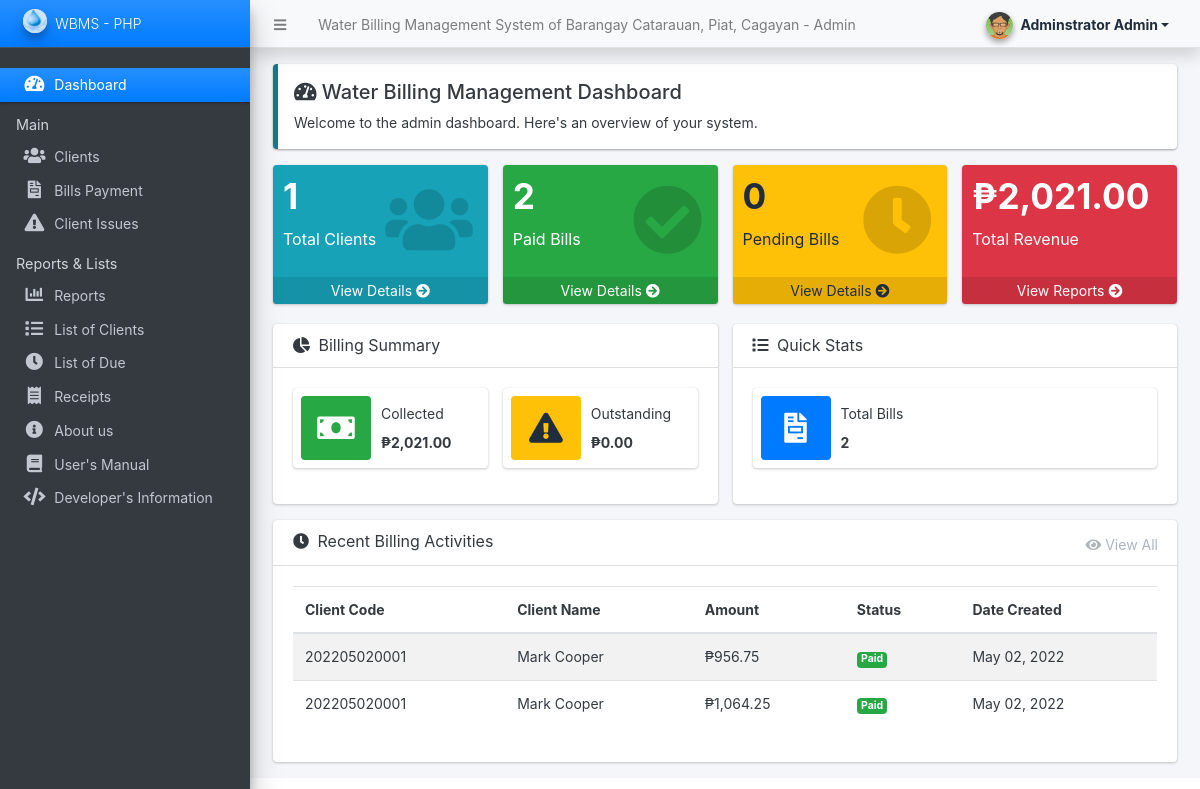
The page /admin/ (signed in) on the database as committed earlier.
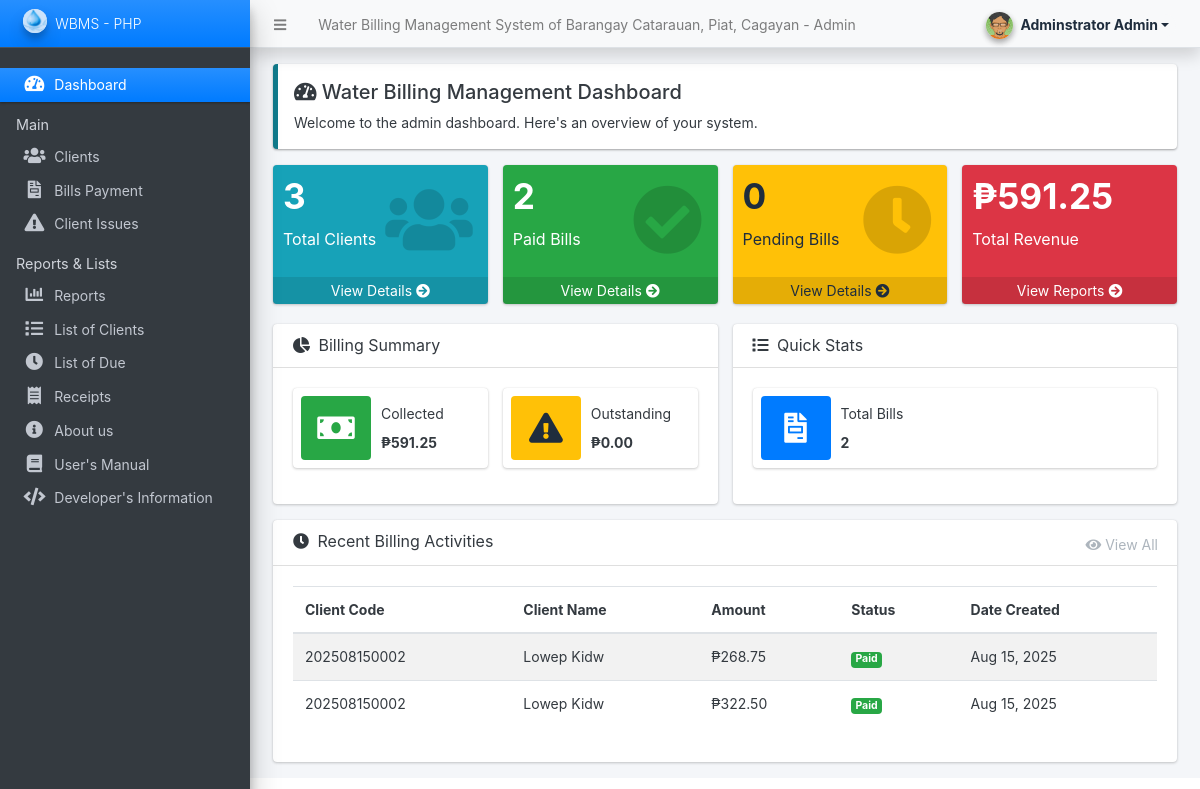
The same page on the database as committed later.
### tables this page shows
CREATE TABLE `billing_list` (
  `id` int(30) NOT NULL,
  `client_id` int(30) NOT NULL,
  `reading_date` date NOT NULL,
  `due_date` date NOT NULL,
  `reading` float(12,2) NOT NULL DEFAULT 0.00,
  `previous` float(12,2) NOT NULL DEFAULT 0.00,
  `rate` float(12,2) NOT NULL DEFAULT 0.00,
  `total` float(12,2) NOT NULL DEFAULT 0.00,
  `penalty` float(12,2) NOT NULL DEFAULT 0.00,
  `status` tinyint(1) NOT NULL DEFAULT 0 COMMENT '0= pending,\r\n1= paid',
  `date_created` datetime NOT NULL DEFAULT current_timestamp(),
  `date_updated` datetime NOT NULL DEFAULT current_timestamp() ON UPDATE current_timestamp()
);

CREATE TABLE `client_list` (
  `id` int(30) NOT NULL,
  `code` varchar(100) NOT NULL,
  `category_id` int(30) NOT NULL,
  `firstname` text NOT NULL,
  `middlename` text DEFAULT NULL,
  `lastname` text NOT NULL,
  `contact` text NOT NULL,
  `address` text NOT NULL,
  `meter_code` varchar(100) NOT NULL,
  `first_reading` float(12,2) NOT NULL,
  `status` tinyint(1) NOT NULL DEFAULT 1,
  `delete_flag` tinyint(1) NOT NULL DEFAULT 0,
  `date_created` datetime NOT NULL DEFAULT current_timestamp(),
  `date_updated` datetime NOT NULL DEFAULT current_timestamp() ON UPDATE current_timestamp()
);

### admin/home.php (the view, shortened to what the rows shown need)
<?php
$recent_bills = $conn->query("SELECT b.*, CONCAT(c.firstname, ' ', c.lastname) as client_name, c.code as client_code
                             FROM billing_list b
                             INNER JOIN client_list c ON b.client_id = c.id
                             ORDER BY b.date_created DESC
                             LIMIT 5");
?>
<div class="container-fluid">
    <div class="row">
        <div class="col-12">
            <div class="card">
                <div class="card-body">
                    <?php if($recent_bills->num_rows > 0): ?>
                    <div class="table-responsive">
                        <table class="table table-striped">
                            <thead>
                                <tr>
                                    <th>Client Code</th>
                                    <th>Client Name</th>
                                    <th>Amount</th>
                                    <th>Status</th>
                                    <th>Date Created</th>
                                </tr>
                            </thead>
                            <tbody>
                                <?php while($row = $recent_bills->fetch_assoc()): ?>
                                <tr>
                                    <td><?php echo $row['client_code'] ?></td>
                                    <td><?php echo $row['client_name'] ?></td>
                                    <td>₱<?php echo number_format($row['total'], 2) ?></td>
                                    <td>
                                        <?php if($row['status'] == 1): ?>
                                            <span class="badge badge-success">Paid</span>
                                        <?php else: ?>
                                            <span class="badge badge-warning">Pending</span>
                                        <?php endif; ?>
                                    </td>
                                    <td><?php echo date('M d, Y', strtotime($row['date_created'])) ?></td>
                                </tr>
                                <?php endwhile; ?>
                            </tbody>
                        </table>
                    </div>
                    <?php endif; ?>
                </div>
            </div>
        </div>
    </div>
</div>

Rows that differ between the two databases and show on the page:
removed billing_list: client.code "202205020001", client_name "Mark Cooper", total "956.75", status "Paid", date_created "May 02, 2022"
removed billing_list: client.code "202205020001", client_name "Mark Cooper", total "1,064.25", status "Paid", date_created "May 02, 2022"
added billing_list: client.code "202508150002", client_name "Lowep Kidw", total "268.75", status "Paid", date_created "Aug 15, 2025"
added billing_list: client.code "202508150002", client_name "Lowep Kidw", total "322.50", status "Paid", date_created "Aug 15, 2025"
Other text that changed with them:
$total_clients: "1" → "3"
$total_revenue: "2,021.00" → "591.25"
